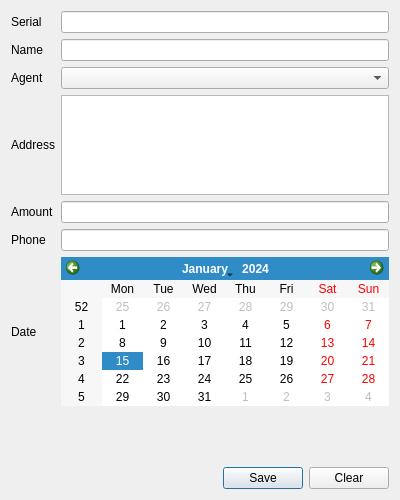
<?xml version="1.0" encoding="UTF-8"?>
<ui version="4.0">
 <class>CreateDebtorDialog</class>
 <widget class="QDialog" name="CreateDebtorDialog">
  <property name="geometry">
   <rect>
    <x>0</x>
    <y>0</y>
    <width>400</width>
    <height>500</height>
   </rect>
  </property>
  <property name="windowTitle">
   <string>Create Debtor</string>
  </property>
  <layout class="QGridLayout" name="gridLayout">
   <item row="0" column="0">
    <widget class="QLabel" name="label">
     <property name="text">
      <string>Serial</string>
     </property>
    </widget>
   </item>
   <item row="0" column="1">
    <widget class="QLineEdit" name="serialEdit">
     <property name="alignment">
      <set>Qt::AlignRight|Qt::AlignTrailing|Qt::AlignVCenter</set>
     </property>
    </widget>
   </item>
   <item row="1" column="0">
    <widget class="QLabel" name="label_2">
     <property name="text">
      <string>Name</string>
     </property>
    </widget>
   </item>
   <item row="1" column="1">
    <widget class="QLineEdit" name="nameEdit"/>
   </item>
   <item row="2" column="0">
    <widget class="QLabel" name="label_3">
     <property name="text">
      <string>Agent</string>
     </property>
    </widget>
   </item>
   <item row="2" column="1">
    <widget class="QComboBox" name="agentCombo">
     <property name="currentIndex">
      <number>-1</number>
     </property>
    </widget>
   </item>
   <item row="3" column="0">
    <widget class="QLabel" name="label_4">
     <property name="text">
      <string>Address</string>
     </property>
    </widget>
   </item>
   <item row="3" column="1">
    <widget class="QTextEdit" name="addressEdit">
     <property name="sizePolicy">
      <sizepolicy hsizetype="Expanding" vsizetype="Fixed">
       <horstretch>0</horstretch>
       <verstretch>0</verstretch>
      </sizepolicy>
     </property>
     <property name="maximumSize">
      <size>
       <width>16777215</width>
       <height>100</height>
      </size>
     </property>
     <property name="tabChangesFocus">
      <bool>true</bool>
     </property>
    </widget>
   </item>
   <item row="4" column="0">
    <widget class="QLabel" name="label_5">
     <property name="text">
      <string>Amount</string>
     </property>
    </widget>
   </item>
   <item row="4" column="1">
    <widget class="QLineEdit" name="amountEdit"/>
   </item>
   <item row="5" column="0">
    <widget class="QLabel" name="label_6">
     <property name="text">
      <string>Phone</string>
     </property>
    </widget>
   </item>
   <item row="5" column="1">
    <widget class="QLineEdit" name="phoneEdit"/>
   </item>
   <item row="6" column="0">
    <widget class="QLabel" name="label_7">
     <property name="text">
      <string>Date</string>
     </property>
    </widget>
   </item>
   <item row="6" column="1">
    <widget class="QCalendarWidget" name="dateCalendar">
     <property name="sizePolicy">
      <sizepolicy hsizetype="Preferred" vsizetype="Fixed">
       <horstretch>0</horstretch>
       <verstretch>0</verstretch>
      </sizepolicy>
     </property>
    </widget>
   </item>
   <item row="8" column="0" colspan="2">
    <layout class="QHBoxLayout" name="horizontalLayout">
     <item>
      <spacer name="horizontalSpacer">
       <property name="orientation">
        <enum>Qt::Horizontal</enum>
       </property>
       <property name="sizeHint" stdset="0">
        <size>
         <width>78</width>
         <height>20</height>
        </size>
       </property>
      </spacer>
     </item>
     <item>
      <widget class="QPushButton" name="saveButton">
       <property name="text">
        <string>Save</string>
       </property>
      </widget>
     </item>
     <item>
      <widget class="QPushButton" name="clearButton">
       <property name="text">
        <string>Clear</string>
       </property>
      </widget>
     </item>
    </layout>
   </item>
   <item row="7" column="0">
    <spacer name="verticalSpacer">
     <property name="orientation">
      <enum>Qt::Vertical</enum>
     </property>
     <property name="sizeHint" stdset="0">
      <size>
       <width>20</width>
       <height>40</height>
      </size>
     </property>
    </spacer>
   </item>
  </layout>
 </widget>
 <resources/>
 <connections>
  <connection>
   <sender>clearButton</sender>
   <signal>clicked()</signal>
   <receiver>phoneEdit</receiver>
   <slot>clear()</slot>
   <hints>
    <hint type="sourcelabel">
     <x>389</x>
     <y>499</y>
    </hint>
    <hint type="destinationlabel">
     <x>70</x>
     <y>317</y>
    </hint>
   </hints>
  </connection>
  <connection>
   <sender>clearButton</sender>
   <signal>clicked()</signal>
   <receiver>amountEdit</receiver>
   <slot>clear()</slot>
   <hints>
    <hint type="sourcelabel">
     <x>414</x>
     <y>502</y>
    </hint>
    <hint type="destinationlabel">
     <x>85</x>
     <y>280</y>
    </hint>
   </hints>
  </connection>
  <connection>
   <sender>clearButton</sender>
   <signal>clicked()</signal>
   <receiver>addressEdit</receiver>
   <slot>clear()</slot>
   <hints>
    <hint type="sourcelabel">
     <x>418</x>
     <y>494</y>
    </hint>
    <hint type="destinationlabel">
     <x>95</x>
     <y>256</y>
    </hint>
   </hints>
  </connection>
  <connection>
   <sender>clearButton</sender>
   <signal>clicked()</signal>
   <receiver>agentCombo</receiver>
   <slot>clear()</slot>
   <hints>
    <hint type="sourcelabel">
     <x>420</x>
     <y>502</y>
    </hint>
    <hint type="destinationlabel">
     <x>104</x>
     <y>86</y>
    </hint>
   </hints>
  </connection>
  <connection>
   <sender>clearButton</sender>
   <signal>clicked()</signal>
   <receiver>serialEdit</receiver>
   <slot>clear()</slot>
   <hints>
    <hint type="sourcelabel">
     <x>417</x>
     <y>499</y>
    </hint>
    <hint type="destinationlabel">
     <x>138</x>
     <y>16</y>
    </hint>
   </hints>
  </connection>
  <connection>
   <sender>clearButton</sender>
   <signal>clicked()</signal>
   <receiver>nameEdit</receiver>
   <slot>clear()</slot>
   <hints>
    <hint type="sourcelabel">
     <x>367</x>
     <y>510</y>
    </hint>
    <hint type="destinationlabel">
     <x>123</x>
     <y>50</y>
    </hint>
   </hints>
  </connection>
 </connections>
</ui>
